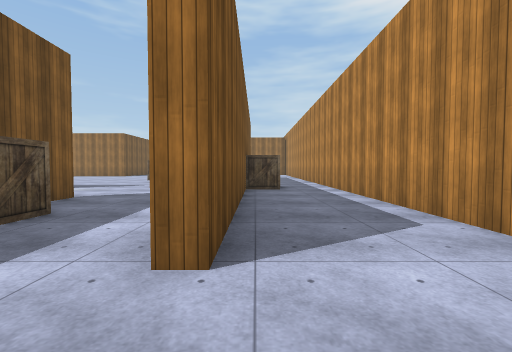
View 1 (above)

24 first-person views from a walk through a 3-D level made in the Unity game engine. The camera is 1.3 m above the floor, tilts 2° down and sees 90° across. The floor is counted in squares, 2 m on a side. Each view is taken from the middle of a square. On the plan, view 1 faces up. The plan holds only what a view shows up to about 9 squares ahead; the rest is blank. The place goes on beyond the plan. The player is left out. Some animated figures are left out. Some surface patterns are stand-ins.

View 2
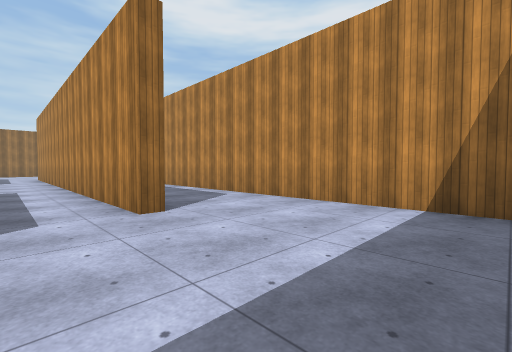

View 3
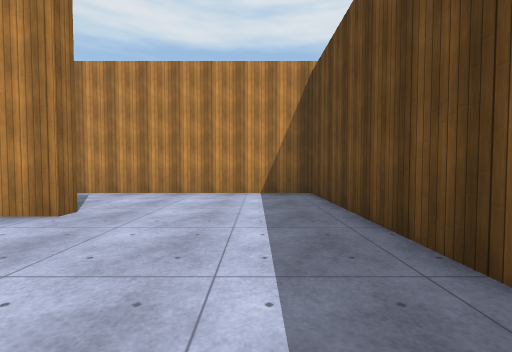

View 4
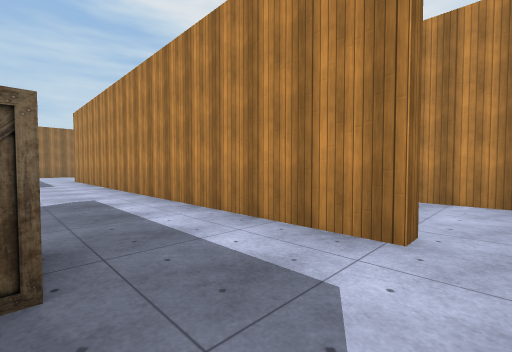

View 5
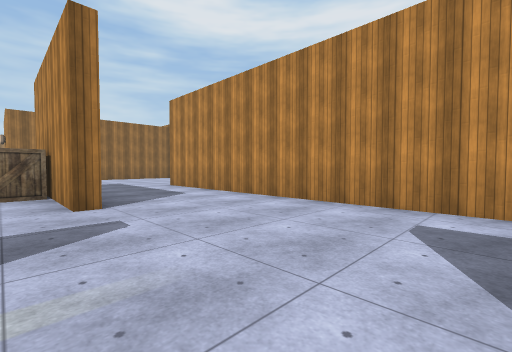

View 6
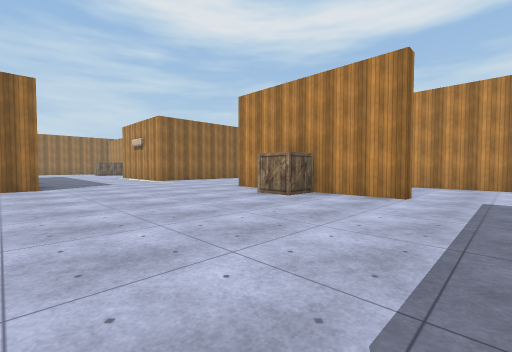

View 7
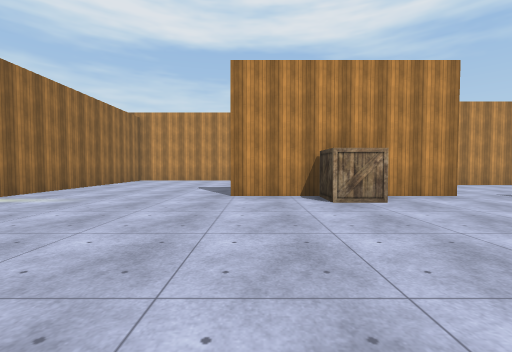

View 8
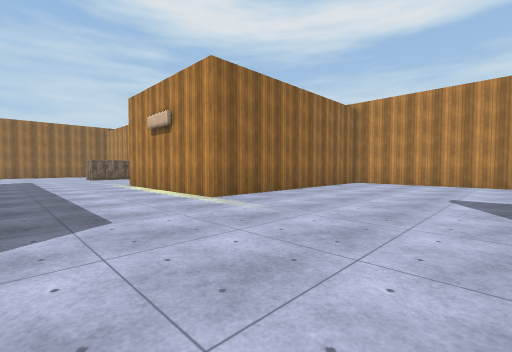

View 9
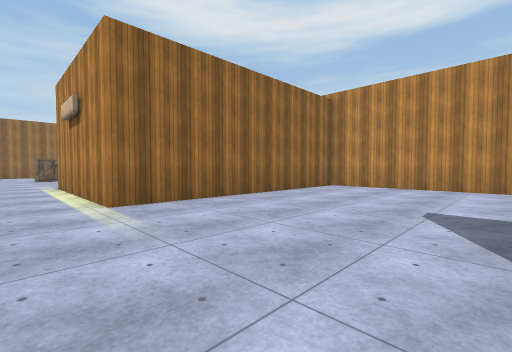

View 10
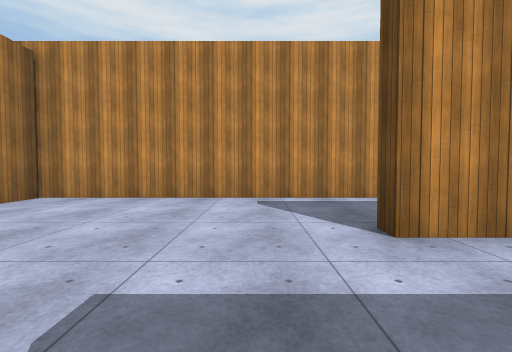

View 11
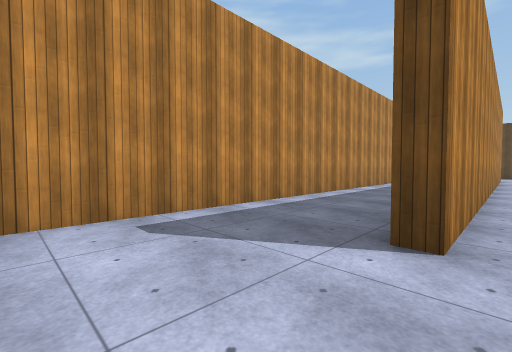

View 12
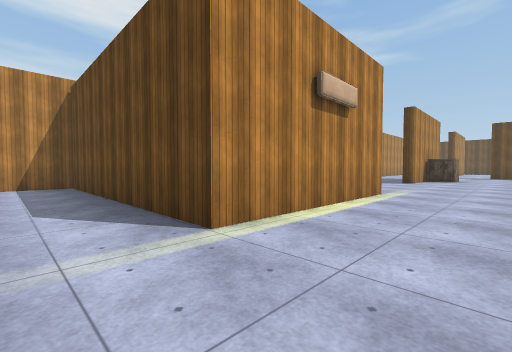

View 13
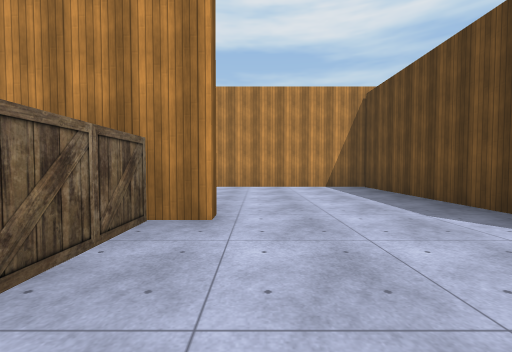

View 14
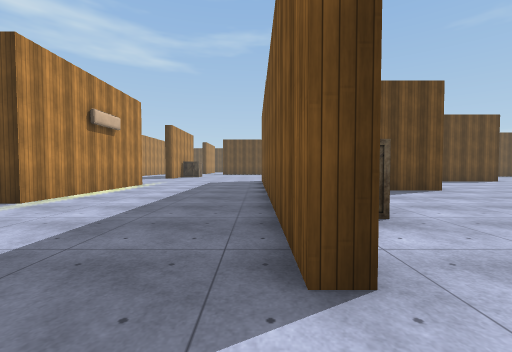

View 15
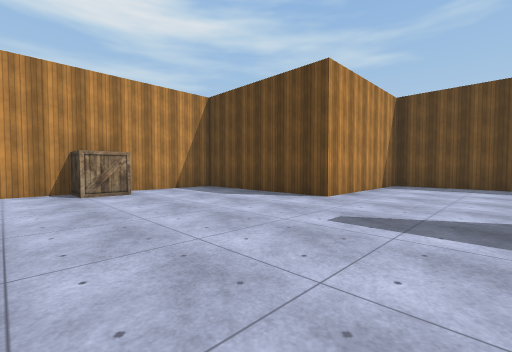

View 16
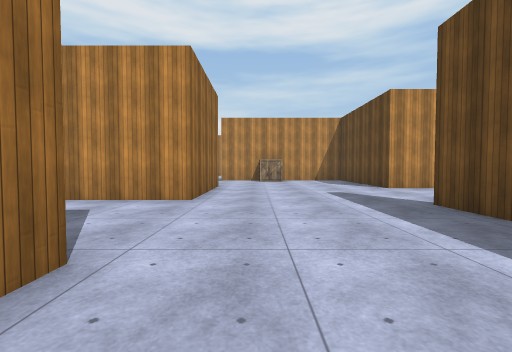

View 17
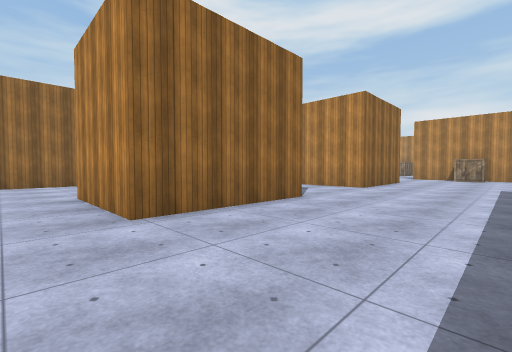

View 18
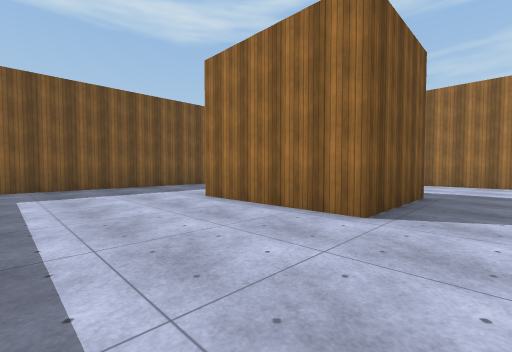

View 19
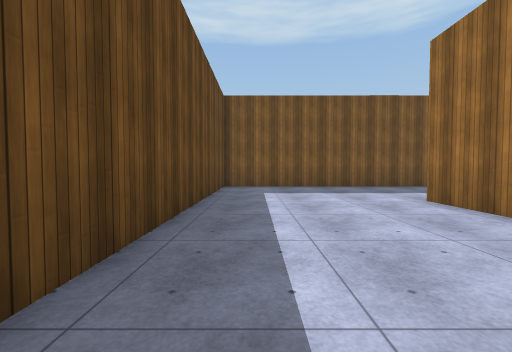

View 20
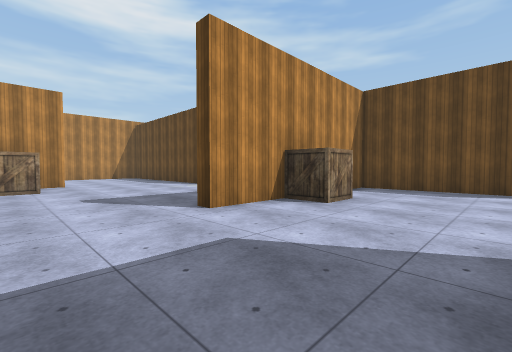

View 21
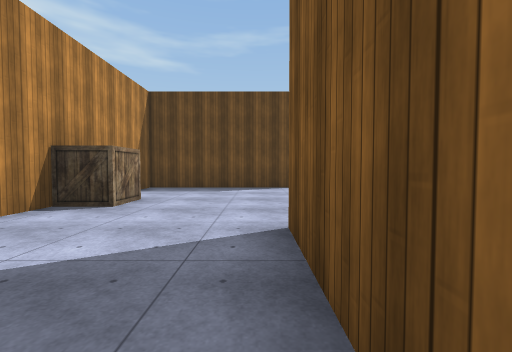

View 22
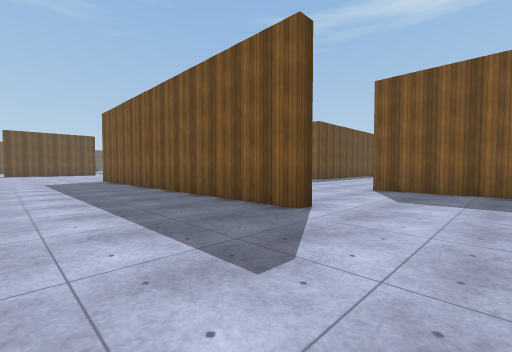

View 23
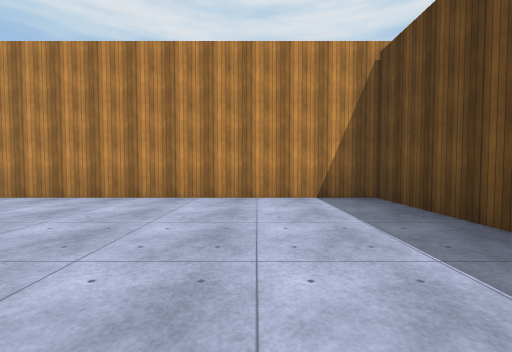

View 24
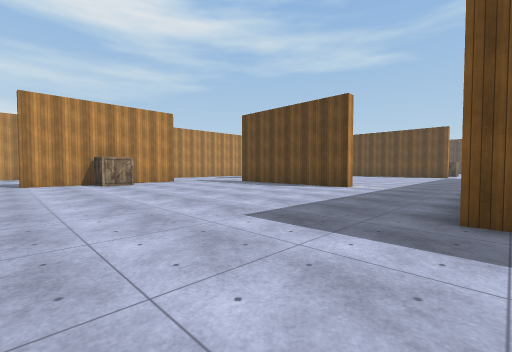

### Floor plan
Points are (right, up) in squares from view 1. A wall is a line through its corners. A room is listed if a view was taken in it or the views show most of it. See-through windows are left out.
Room 1 (views 1, 2, 3, 4, 5, 6, 7, 8, 9, 10, 11, 12, 13, 14, 15, 16, 17, 18, 19, 20, 21, 22, 23, 24)
walls: (-9.2, 18) (-10.1, 18); (-17, 18.4) (-14.2, 18.4) (-14.2, 22.9) (-9.7, 22.9) (-9.6, 28.7) (-9.3, 28.7) (-9.3, 21.5); (-15.1, 12.4) (-14.5, 12.4); (-11.3, 7.6) (-11.3, 8.1) (-10.1, 8.1); (-3.9, 10.5) (-4.3, 10.5) (-4.3, 15.6); (-3.9, 5.5) (-3.9, 4.8); (-13.4, 31) (-13.4, 28.3) (-16.9, 28.3) (-16.9, 30.9); (-0.3, 7.1) (-0.3, 1.6) (-0.7, 1.6) (-0.7, 14.7) (-0.2, 14.7); (-2.9, 29.5) (-2.9, 30.4); (-20.3, 31.4) (-20.3, 28.3) (-23.9, 28.3) (-23.9, 31.4); (-27.5, 30.8) (-27.5, 23.9) (-17.5, 23.9); (-2.8, -2.4) (2.4, -2.4) (2.4, 20.5) (-4.8, 20.5) (-4.8, 25.4) (2.4, 25.4) (2.4, 31.5)
ways out: opening at (-13, 7)
objects: other object (-10, 26); other object (-5, 13); other object (-5, 31) to (-4, 31); other object (-3, 3); other object (-3, 31); other object (0, 8)

Positions as (right, up) in squares from view 1, and headings:
1: (0, 0), facing up
2: (-2, -2), facing up-right
3: (-4, -1), facing right
4: (-3, 1), facing up-right
5: (-5, 6), facing up-right
6: (-10, 9), facing up-right
7: (-10, 15), facing right
8: (-8, 16), facing up-right
9: (-6, 16), facing up-right
10: (-3, 16), facing right
11: (-1, 17), facing down-right
12: (-7, 27), facing down-right
13: (-6, 29), facing right
14: (-9, 30), facing down
15: (-17, 28), facing down-right
16: (-22, 27), facing right
17: (-25, 25), facing up-right
18: (-19, 25), facing up-left
19: (-19, 25), facing left
20: (-13, 31), facing down-right
21: (-13, 31), facing down
22: (-6, 31), facing down-left
23: (-3, 28), facing right
24: (-15, 16), facing down-right
